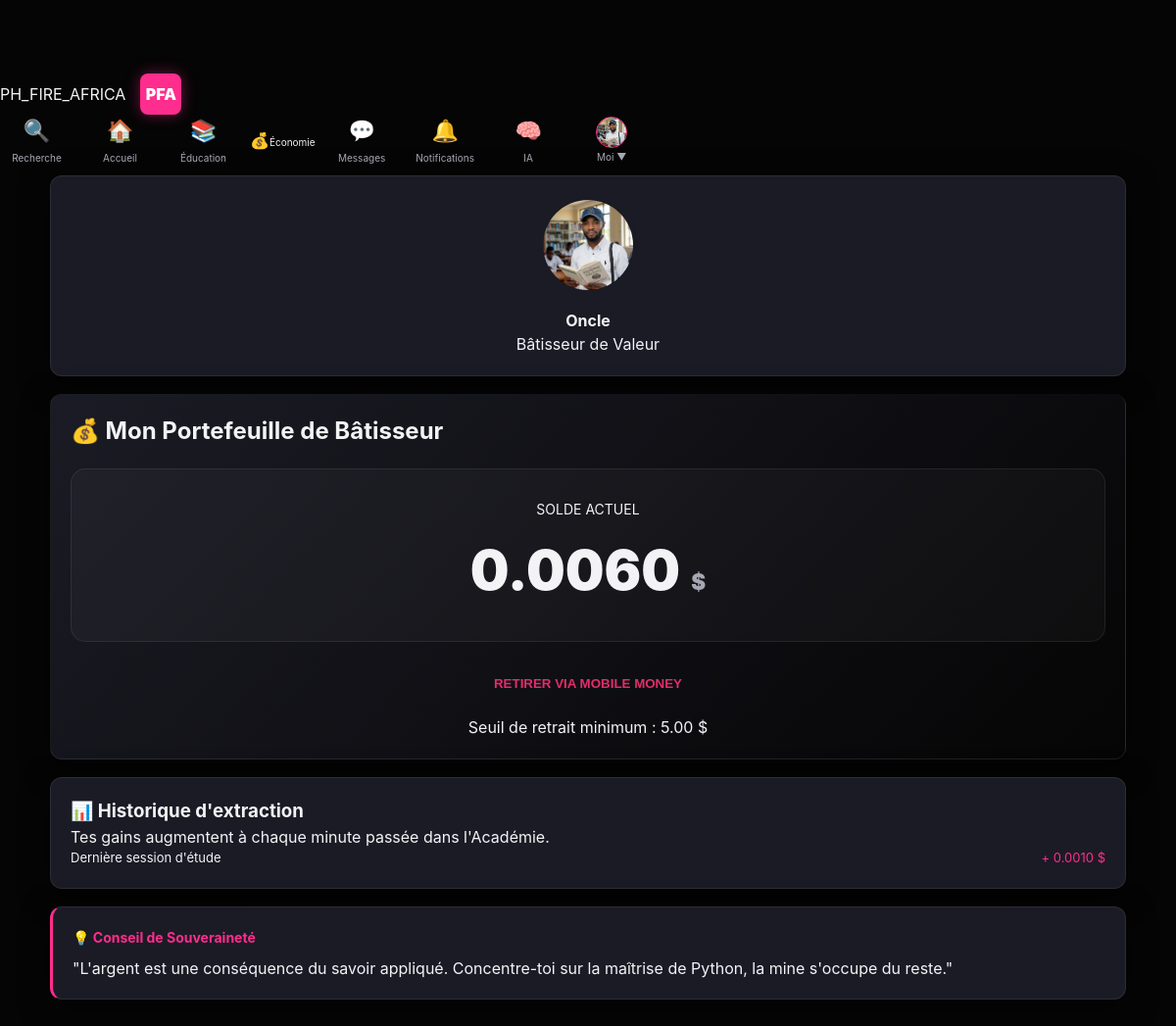
Before: /wallet (signed in) with the older database file.
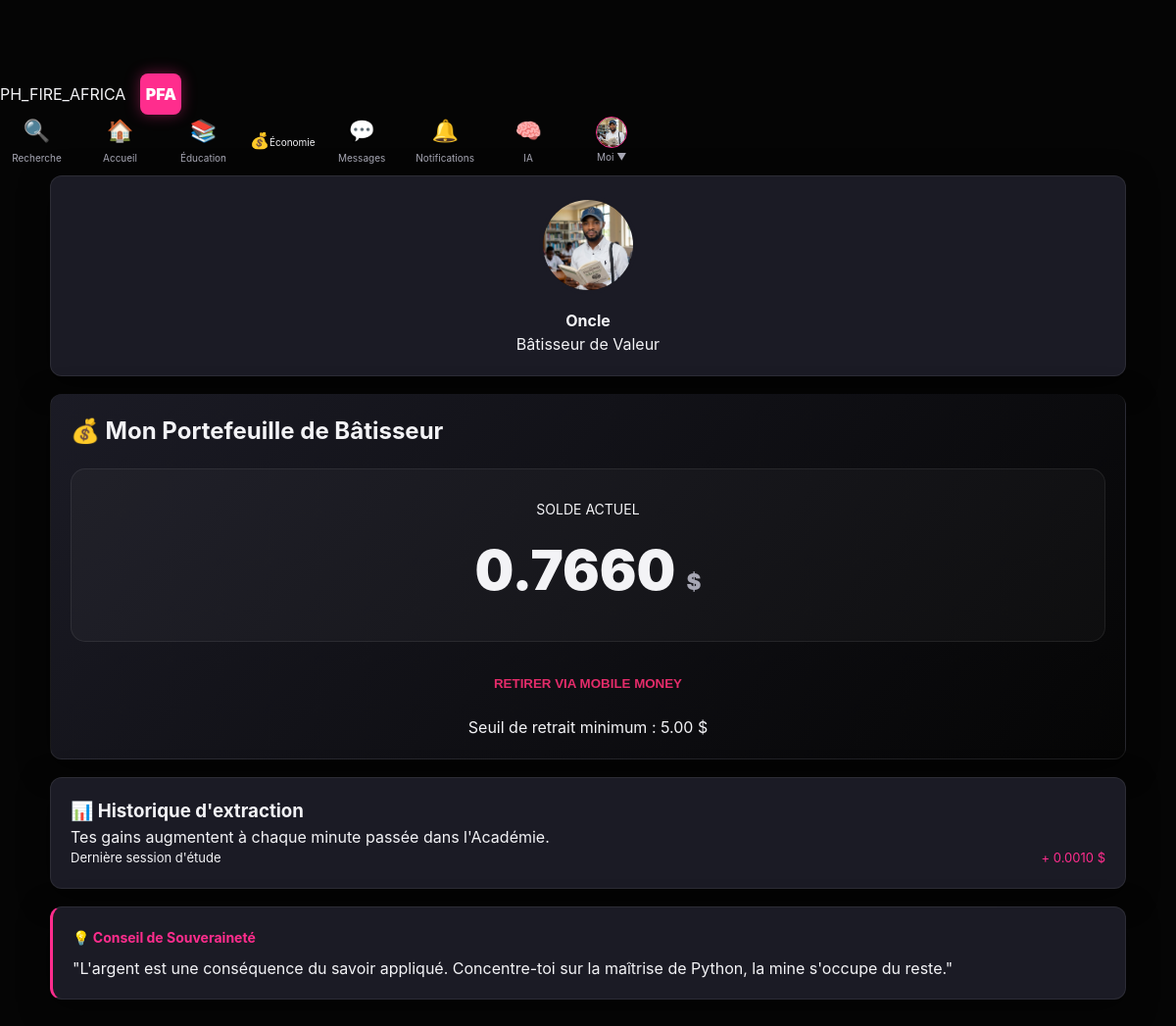
After: the same page with the newer database file.
### tables this page shows
CREATE TABLE wallets (id INTEGER PRIMARY KEY AUTOINCREMENT, user_id INTEGER UNIQUE, balance REAL DEFAULT 0.0, total_earnings REAL DEFAULT 0.0, watch_time INTEGER DEFAULT 0);

### app.py (the view)
    @app.get("/wallet")
    @login_required
    def wallet():
        me = current_user()
        w = db_one("SELECT * FROM wallets WHERE user_id=?", (me['id'],))
        if not w:
            db_execute("INSERT INTO wallets (user_id) VALUES (?)", (me['id'],))
            w = db_one("SELECT * FROM wallets WHERE user_id=?", (me['id'],))
        return render_template("wallet.html", wallet=w)

### templates/wallet.html (shortened to what this page needs)
{% extends "base.html" %}
{% block content %}
    <aside class="left-rail">
        <div class="card" style="text-align: center; padding: 20px;">
            <img src="{{ url_for('static', filename='uploads/' + (me.profile_pic if me.profile_pic else 'default_avatar.png')) }}"
                 class="avatar-large" style="margin: 0 auto 15px; display: block;">
            <h3 style="font-size: 16px;">{{ me.display_name }}</h3>
            <p class="muted small">Bâtisseur de Valeur</p>
        </div>
    </aside>
    <main class="feed-rail">
        <div class="card" style="border-top: 4px solid var(--ok); background: linear-gradient(135deg, #1b1b25, #050505);">
            <h2 style="color: var(--ok); margin-bottom: 20px;">💰 Mon Portefeuille de Bâtisseur</h2>
            <div style="background: rgba(255,255,255,0.03); padding: 30px; border-radius: 15px; text-align: center; border: 1px solid var(--border);">
                <span class="muted" style="font-size: 14px; display: block; margin-bottom: 10px;">SOLDE ACTUEL</span>
                <div style="font-size: 3.5em; font-weight: 900; color: var(--text);">
                    {{ "%.4f"|format(wallet.total_earnings if wallet else 0) }} <span style="font-size: 0.4em; color: var(--muted);">$</span>
                </div>
            </div>
            <div style="margin-top: 25px; display: flex; flex-direction: column; gap: 15px;">
                <button class="btn" style="background: var(--ok); color: #e42c6a; width: 100%; font-weight: 800;" onclick="alert('Le module de retrait M-Pesa est en cours de sécurisation...')">
                    RETIRER VIA MOBILE MONEY
                </button>
                <p class="small muted" style="text-align: center;">Seuil de retrait minimum : 5.00 $</p>
            </div>
        </div>
        <div class="card">
            <h3>📊 Historique d'extraction</h3>
            <p class="small muted">Tes gains augmentent à chaque minute passée dans l'Académie.</p>
            <div style="display: flex; justify-content: space-between; font-size: 13px;">
                <span>Dernière session d'étude</span>
                <span style="color: var(--accent);">+ 0.0010 $</span>
            </div>
        </div>
    </main>
    <aside class="right-rail">
        <div class="card" style="border-left: 3px solid var(--accent);">
            <h4 style="font-size: 14px; color: var(--accent); margin-bottom: 10px;">💡 Conseil de Souveraineté</h4>
            <p class="small" style="line-height: 1.4;">
                "L'argent est une conséquence du savoir appliqué. Concentre-toi sur la maîtrise de Python, la mine s'occupe du reste."
            </p>
        </div>
    </aside>
{% endblock %}

Changed rows visible on the page:
changed wallets: total_earnings "0.0060" → "0.7660"
